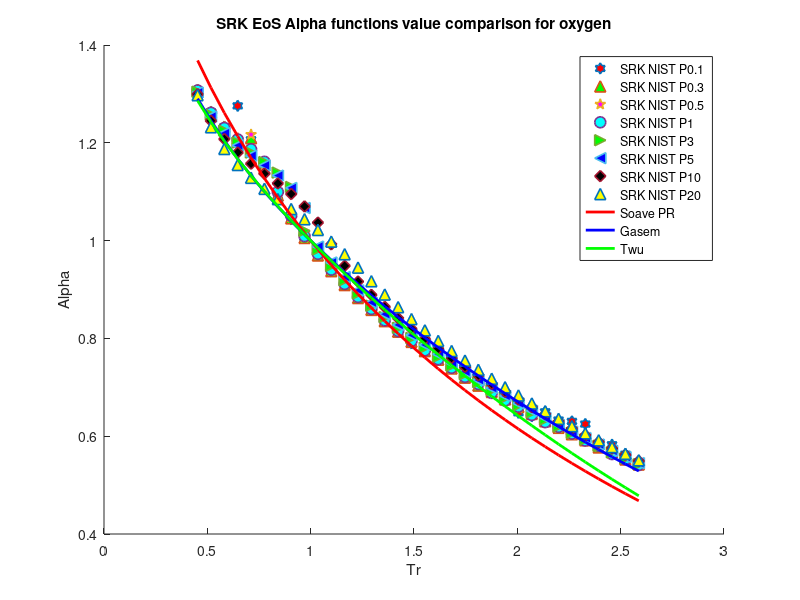

Write the MATLAB code that produced this figure.
clear 
clc
load oxygen_rho_different_pressure_data.mat
%SRK Oxygen
P = [0.1E6,0.3E6,0.5E6,1E6,3E6,5E6,10E6,20E6]; %pa
omega = 0.022; %Acentric factor
Tc = 154.58; %K
Pc = 5082125.6; %Pa
R = 8.31446 %J/K*mol
b = 0.08664*(R*Tc/Pc);
a = 0.42747*(((R^2)*(Tc^2))/Pc);
T = 70; %k
M = 31.9988/1000; %kg/mol
S1 = 0.48508+1.55171*omega-0.15613*omega^2;
for i = 1:1:34
   Tr=T/Tc;
   Tr_list(i) = Tr;
   for j = 1:1:8
       Vm(i,j) = M/rho(i,j);
   end
   alpha_0(i) = (Tr)^(-0.171813)*exp(0.125283*(1-(Tr)^(1.77634)));
   alpha_1(i) = (Tr)^(-0.607352)*exp(0.511614*(1-(Tr)^(2.20517)));
   alpha_PR_01(i) = ((R*T)/(Vm(i,1)-b)-P(1))*((Vm(i,1)^2+b*Vm(i,1))/a);
   alpha_PR_03(i) = ((R*T)/(Vm(i,2)-b)-P(2))*((Vm(i,2)^2+b*Vm(i,2))/a);
   alpha_PR_05(i) = ((R*T)/(Vm(i,3)-b)-P(3))*((Vm(i,3)^2+b*Vm(i,3))/a);
   alpha_PR_1(i) = ((R*T)/(Vm(i,4)-b)-P(4))*((Vm(i,4)^2+b*Vm(i,4))/a);
   alpha_PR_3(i) = ((R*T)/(Vm(i,5)-b)-P(5))*((Vm(i,5)^2+b*Vm(i,5))/a);
   alpha_PR_5(i) = ((R*T)/(Vm(i,6)-b)-P(6))*((Vm(i,6)^2+b*Vm(i,6))/a);
   alpha_PR_10(i) = ((R*T)/(Vm(i,7)-b)-P(7))*((Vm(i,7)^2+b*Vm(i,7))/a);
   alpha_PR_20(i) = ((R*T)/(Vm(i,8)-b)-P(8))*((Vm(i,8)^2+b*Vm(i,8))/a);
   alpha_soave_PR(i) =(1+S1*(1-sqrt(Tr)))^2;
   alpha_Gasem(i) = exp((1.943+0.926*Tr)*(1-(Tr)^0.1441));
   alpha_twu(i) = alpha_0(i)+omega*(alpha_1(i)-alpha_0(i));
   Temp(i)=T;
   T = T+10;
end
hold on
plot(Tr_list,alpha_PR_01,'h','MarkerSize',8,'MarkerFaceColor','r','LineWidth',1.2)
plot(Tr_list,alpha_PR_03,'^','MarkerSize',8,'MarkerFaceColor','g','LineWidth',1.2)
plot(Tr_list,alpha_PR_05,'p','MarkerSize',8,'MarkerFaceColor','m','LineWidth',1.2)
plot(Tr_list,alpha_PR_1,'o','MarkerSize',8,'MarkerFaceColor','c','LineWidth',1.2)
plot(Tr_list,alpha_PR_3,'>','MarkerSize',8,'MarkerFaceColor','g','LineWidth',1.2)
plot(Tr_list,alpha_PR_5,'<','MarkerSize',8,'MarkerFaceColor','b','LineWidth',1.2)
plot(Tr_list,alpha_PR_10,'d','MarkerSize',8,'MarkerFaceColor','k','LineWidth',1.2)
plot(Tr_list,alpha_PR_20,'^','MarkerSize',8,'MarkerFaceColor','y','LineWidth',1.2)
plot(Tr_list,alpha_soave_PR,'r','LineWidth',2)
plot(Tr_list,alpha_Gasem,'b','LineWidth',2)
plot(Tr_list,alpha_twu,'g','LineWidth',2)
hold off
legend('SRK NIST P0.1','SRK NIST P0.3','SRK NIST P0.5','SRK NIST P1','SRK NIST P3','SRK NIST P5','SRK NIST P10','SRK NIST P20','Soave PR','Gasem','Twu')
xlabel('Tr')
ylabel('Alpha')
title('SRK EoS Alpha functions value comparison for oxygen')
